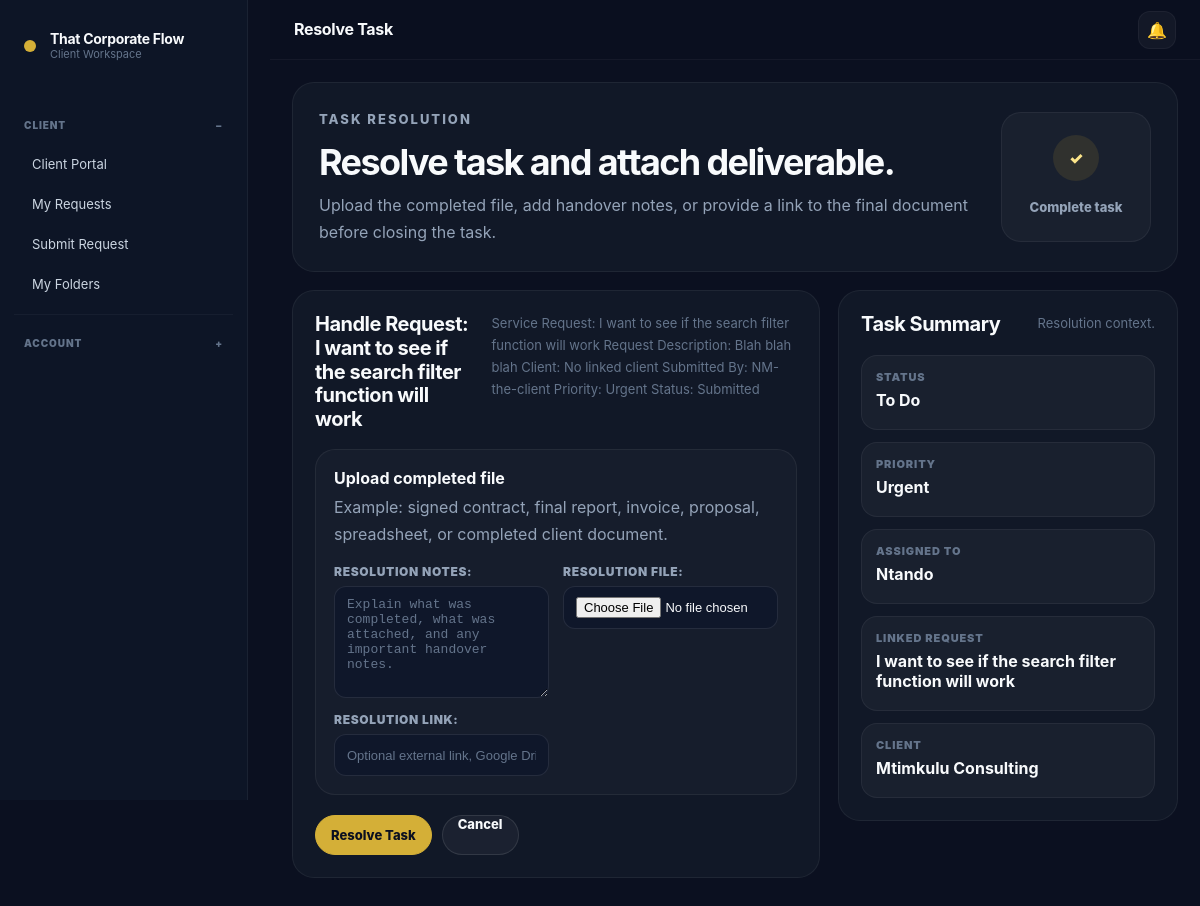
Screenshot of /operations/resolve-task/2/ (signed in) with the database file from the repository.
### operations/models.py (models this page shows, shortened)
class InternalTask(models.Model):
    STATUS_CHOICES = [
        ('todo', 'To Do'),
        ('in_progress', 'In Progress'),
        ('blocked', 'Blocked'),
        ('completed', 'Completed'),
        ('cancelled', 'Cancelled'),
    ]
    PRIORITY_CHOICES = TaskTemplate.PRIORITY_CHOICES
    title = models.CharField(max_length=255)
    description = models.TextField(blank=True)
    template = models.ForeignKey(
        TaskTemplate,
        on_delete=models.SET_NULL,
        related_name='tasks',
        blank=True,
        null=True
    )
    assigned_to = models.ForeignKey(
        settings.AUTH_USER_MODEL,
        on_delete=models.SET_NULL,
        related_name='assigned_internal_tasks',
        blank=True,
        null=True
    )
    created_by = models.ForeignKey(
        settings.AUTH_USER_MODEL,
        on_delete=models.SET_NULL,
        related_name='created_internal_tasks',
        blank=True,
        null=True
    )
    linked_request = models.ForeignKey(
        'service_requests.ServiceRequest',
        on_delete=models.SET_NULL,
        related_name='internal_tasks',
        blank=True,
        null=True
    )
    linked_client = models.ForeignKey(
        'clients.ClientFolder',
        on_delete=models.SET_NULL,
        related_name='internal_tasks',
        blank=True,
        null=True
    )
    status = models.CharField(max_length=50, choices=STATUS_CHOICES, default='todo')
    priority = models.CharField(max_length=50, choices=PRIORITY_CHOICES, default='medium')
    due_date = models.DateField(blank=True, null=True)
    completed_at = models.DateTimeField(blank=True, null=True)
    created_at = models.DateTimeField(default=timezone.now)
    updated_at = models.DateTimeField(auto_now=True)

### accounts/models.py (models this page shows, shortened)
class CustomUser(AbstractUser):
    ROLE_CHOICES = [
        ('admin', 'Admin'),
        ('operations', 'Operations'),
        ('finance', 'Finance'),
        ('client', 'Client'),
        ('viewer', 'Viewer'),
    ]
    role = models.CharField(
        max_length=50,
        choices=ROLE_CHOICES,
        default='viewer'
    )
    company_name = models.CharField(
        max_length=255,
        blank=True
    )
    phone_number = models.CharField(
        max_length=50,
        blank=True
    )
    must_change_password = models.BooleanField(
        default=False
    )

### service_requests/models.py (models this page shows, shortened)
class ServiceRequest(models.Model):
    REQUEST_TYPES = [
        ('contract', 'New Contract Request'),
        ('invoice', 'Invoice Request'),
        ('quotation', 'Quotation Request'),
        ('report', 'Report Submission'),
        ('support', 'Support Request'),
        ('review', 'Document Review'),
        ('general', 'General Admin Request'),
    ]
    STATUS_CHOICES = [
        ('submitted', 'Submitted'),
        ('under_review', 'Under Review'),
        ('approved', 'Approved'),
        ('rejected', 'Rejected'),
        ('completed', 'Completed'),
    ]
    PRIORITY_LEVELS = [
        ('low', 'Low'),
        ('medium', 'Medium'),
        ('high', 'High'),
        ('urgent', 'Urgent'),
    ]
    submitted_by = models.ForeignKey(
        settings.AUTH_USER_MODEL,
        on_delete=models.CASCADE,
        related_name='submitted_requests'
    )
    assigned_to = models.ForeignKey(
        settings.AUTH_USER_MODEL,
        on_delete=models.SET_NULL,
        related_name='assigned_requests',
        blank=True,
        null=True
    )
    linked_folder = models.ForeignKey(
        'clients.ClientFolder',
        on_delete=models.SET_NULL,
        related_name='service_requests',
        blank=True,
        null=True
    )
    linked_file = models.ForeignKey(
        'clients.ClientFile',
        on_delete=models.SET_NULL,
        related_name='service_requests',
        blank=True,
        null=True
    )
    linked_document = models.ForeignKey(
        'documents.GeneratedDocument',
        on_delete=models.SET_NULL,
        related_name='service_requests',
        blank=True,
        null=True
    )
    title = models.CharField(max_length=255)
    request_type = models.CharField(
        max_length=50,
        choices=REQUEST_TYPES,
        default='general'
    )
    description = models.TextField()
    supporting_file = models.FileField(
        upload_to='request_uploads/',
        blank=True,
        null=True
    )
    status = models.CharField(
        max_length=50,
        choices=STATUS_CHOICES,
        default='submitted'
    )
    priority = models.CharField(
        max_length=20,
        choices=PRIORITY_LEVELS,
        default='medium'
    )
    due_date = models.DateField(
        blank=True,
        null=True
    )
    created_at = models.DateTimeField(default=timezone.now)
    updated_at = models.DateTimeField(auto_now=True)
    reviewed_at = models.DateTimeField(blank=True, null=True)
    reviewed_by = models.ForeignKey(
        settings.AUTH_USER_MODEL,
        on_delete=models.SET_NULL,
        related_name='reviewed_requests',
        blank=True,
        null=True
    )

### clients/models.py (models this page shows, shortened)
class ClientFolder(models.Model):
    owner = models.ForeignKey(
        settings.AUTH_USER_MODEL,
        on_delete=models.CASCADE,
        related_name='client_folders',
        blank=True,
        null=True
    )
    client_name = models.CharField(max_length=200)
    client_email = models.EmailField(blank=True, null=True)
    folder_path = models.CharField(max_length=500, blank=True)
    notes = models.TextField(blank=True)
    created_at = models.DateTimeField(default=timezone.now)

### operations/views.py (the view)
# urls.py: path('resolve-task/<int:task_id>/', views.resolve_task, name='resolve_task'),
@login_required
def resolve_task(request, task_id):
    from django.contrib import messages
    from django.shortcuts import get_object_or_404
    from django.shortcuts import redirect
    from django.shortcuts import render
    from django.utils import timezone
    from .models import InternalTask
    from .task_resolution_forms import ResolveTaskForm
    task = get_object_or_404(InternalTask, id=task_id)
    if request.method == 'POST':
        form = ResolveTaskForm(request.POST, request.FILES)
        if form.is_valid():
            resolution = form.save(commit=False)
            resolution.task = task
            resolution.resolved_by = request.user
            resolution.save()
            task.status = 'completed'
            if hasattr(task, 'completed_at'):
                task.completed_at = timezone.now()
            task.save()
            messages.success(request, 'Task resolved successfully.')
            if getattr(task, 'linked_request', None):
                return redirect('request_detail', task.linked_request.id)
            return redirect('task_detail', task.id)
    else:
        form = ResolveTaskForm()
    return render(request, 'operations/resolve_task.html', {
        'task': task,
        'form': form,
    })

### operations/task_resolution_forms.py
class ResolveTaskForm(forms.ModelForm):
    class Meta:
        model = TaskResolution
        fields = [
            'resolution_notes',
            'resolution_file',
            'resolution_link',
        ]
        widgets = {
            'resolution_notes': forms.Textarea(attrs={
                'placeholder': 'Explain what was completed, what was attached, and any important handover notes.',
                'rows': 6,
            }),
            'resolution_link': forms.URLInput(attrs={
                'placeholder': 'Optional external link, Google Drive link, SharePoint link, etc.',
            }),
        }

### notifications/context_processors.py (called while the page is built)
def unread_notifications(request):
    if request.user.is_authenticated:
        count = request.user.notifications.filter(is_read=False).count()
    else:
        count = 0
    return {
        'unread_notification_count': count,
    }

### templates/operations/resolve_task.html (shortened to what this page needs)
﻿{% extends 'base.html' %}
{% block page_title %}
Resolve Task
{% endblock %}
{% block content %}
<section class='form-hero'>
    <div>
        <p class='eyebrow'>Task Resolution</p>
        <h2>Resolve task and attach deliverable.</h2>
        <p>
            Upload the completed file, add handover notes, or provide a link
            to the final document before closing the task.
        </p>
    </div>
    <div class='form-hero-card'>
        <span>✓</span>
        <p>Complete task</p>
    </div>
</section>
<section class='form-layout'>
    <div class='form-main-card'>
        <div class='panel-header'>
            <h3>{{ task.title }}</h3>
            <p>{{ task.description|default:'Add the final output and resolution notes below.' }}</p>
        </div>
        <form method='post' enctype='multipart/form-data'>
            <div class='resolution-upload-box'>
                <div>
                    <strong>Upload completed file</strong>
                    <p>
                        Example: signed contract, final report, invoice,
                        proposal, spreadsheet, or completed client document.
                    </p>
                </div>
                <div class='clean-form-grid one-col'>
                    {% for field in form %}
                        <div class='clean-form-group'>
                            {{ field.label_tag }}
                            {{ field }}
                        </div>
                    {% endfor %}
                </div>
            </div>
            <div class='form-action-row'>
                <button class='btn primary' type='submit'>
                    Resolve Task
                </button>
                <a class='btn secondary' href='{% url "task_detail" task.id %}'>
                    Cancel
                </a>
            </div>
        </form>
    </div>
    <aside class='form-side-card'>
        <div class='panel-header'>
            <h3>Task Summary</h3>
            <p>Resolution context.</p>
        </div>
        <div class='form-summary-list'>
            <div>
                <span>Status</span>
                <strong>{{ task.get_status_display }}</strong>
            </div>
            <div>
                <span>Priority</span>
                <strong>{{ task.get_priority_display }}</strong>
            </div>
            <div>
                <span>Assigned To</span>
                <strong>{{ task.assigned_to.username|default:'Unassigned' }}</strong>
            </div>
            {% if task.linked_request %}
                <div>
                    <span>Linked Request</span>
                    <strong>{{ task.linked_request.title }}</strong>
                </div>
            {% endif %}
            {% if task.linked_client %}
                <div>
                    <span>Client</span>
                    <strong>{{ task.linked_client.client_name }}</strong>
                </div>
            {% endif %}
        </div>
    </aside>
</section>
{% endblock %}

### static/css/final_cleanup.css (style rules this page uses)
body { background: var(--bg); color: var(--text); }
h2 { font-size: clamp(28px, 3vw, 44px) !important; line-height: 1.08 !important; letter-spacing: -0.04em !important; font-weight: 750 !important; }
h3 { font-size: clamp(20px, 2vw, 28px) !important; line-height: 1.2 !important; letter-spacing: -0.025em !important; }
p { line-height: 1.72; }
.btn, .mini-btn, .public-btn, .slack-btn { box-shadow: none !important; }
.btn.primary, .public-btn.primary, .slack-btn.primary { background: var(--gold) !important; color: #0a0f1c !important; border-color: var(--gold) !important; }
.btn.secondary, .public-btn.secondary, .slack-btn.secondary { background: rgba(255,255,255,0.04) !important; color: var(--text) !important; border-color: rgba(255,255,255,0.12) !important; }
input, textarea, select, .form-control { background: rgba(255,255,255,0.045) !important; border: 1px solid rgba(255,255,255,0.08) !important; color: var(--text) !important; border-radius: 14px !important; }

### static/css/ui_polish.css (style rules this page uses)
* { box-sizing: border-box; }
body { background: var(--ui-bg) !important; color: var(--ui-text) !important; font-family: Inter, Arial, sans-serif; }
a { transition: 0.18s ease; }
p { color: var(--ui-muted); line-height: 1.68; }
h1, h2, h3, h4 { color: var(--ui-text); }
h2 { font-size: clamp(28px, 3vw, 42px) !important; line-height: 1.08 !important; letter-spacing: -0.045em !important; font-weight: 750 !important; }
h3 { font-size: clamp(20px, 2vw, 26px) !important; line-height: 1.18 !important; letter-spacing: -0.025em !important; }
.panel-header { margin-bottom: 18px !important; }
.panel-header h3 { margin-bottom: 6px !important; }
.panel-header p { color: var(--ui-muted-2) !important; }
.btn, .public-btn, .slack-btn, .mini-btn { border-radius: 999px !important; box-shadow: none !important; font-weight: 800 !important; }
.btn.primary, .public-btn.primary, .slack-btn.primary { background: var(--ui-accent) !important; border-color: var(--ui-accent) !important; color: #0b1020 !important; }
.btn.secondary, .public-btn.secondary, .slack-btn.secondary { background: rgba(255,255,255,0.04) !important; border-color: rgba(255,255,255,0.12) !important; color: var(--ui-text) !important; }
input, textarea, select, .form-control { width: 100%; background: rgba(255,255,255,0.045) !important; border: 1px solid rgba(255,255,255,0.09) !important; color: var(--ui-text) !important; border-radius: 14px !important; padding: 13px 14px !important; }
label { color: #cbd5e1 !important; font-size: 13px; font-weight: 700; }
body, .main-shell, .page-shell, .app-shell { background: #0b1020 !important; color: #f8fafc !important; }
section, article, aside, main, div { color: inherit; }
.panel, .card, .module-card, .stat-card, .global-search-panel, .global-result-card, .notification-card, .auth-card, .public-preview-card, .client-flow-card, .settings-panel, .focus-panel, .command-panel, .simple-launcher-card, .client-delivery-card, .ai-action-card, .table-wrap, form { background: #111827 !important; color: #f8fafc !important; border-color: rgba(255,255,255,0.075) !important; }
input, textarea, select, option, .form-control { background: #0f172a !important; color: #f8fafc !important; border: 1px solid rgba(255,255,255,0.10) !important; }
input::placeholder, textarea::placeholder { color: #64748b !important; }
label, small, .muted, .filter-note, .panel-header p { color: #94a3b8 !important; }
h1, h2, h3, h4, h5, h6, strong { color: #f8fafc !important; }
p, li, span { color: inherit; }
a { color: inherit; }
.btn.secondary, .public-btn.secondary, .slack-btn.secondary, .mini-btn { background: rgba(255,255,255,0.045) !important; color: #f8fafc !important; border: 1px solid rgba(255,255,255,0.12) !important; }
.btn.primary, .public-btn.primary, .slack-btn.primary { background: #d4af37 !important; color: #0b1020 !important; border-color: #d4af37 !important; }
section { margin-bottom: 18px !important; }
.panel-header { margin-bottom: 14px !important; }
.panel-header h3 { margin-bottom: 4px !important; }
input, textarea, select, .form-control { min-height: 44px !important; padding: 11px 13px !important; font-size: 14px !important; }
.btn, .public-btn, .slack-btn, .mini-btn { min-height: 42px !important; padding: 0 16px !important; font-size: 13px !important; }

### rows the page displays
InternalTask: title "Handle Request: I want to see if the search filter function will work", description "Service Request: I want to see if the search filter function will work Request Description: Blah blah blah Client: No linked client Submitted By: NM-the-client Priority: Urgent Status: Submitted", status "To Do", priority "Urgent", assigned_to.username "Ntando", linked_request "I want to see if the search filter function will work", linked_client.client_name "Mtimkulu Consulting"

### other values shown
{{ field.label_tag }} "RESOLUTION NOTES:" "RESOLUTION FILE:" "RESOLUTION LINK:"
